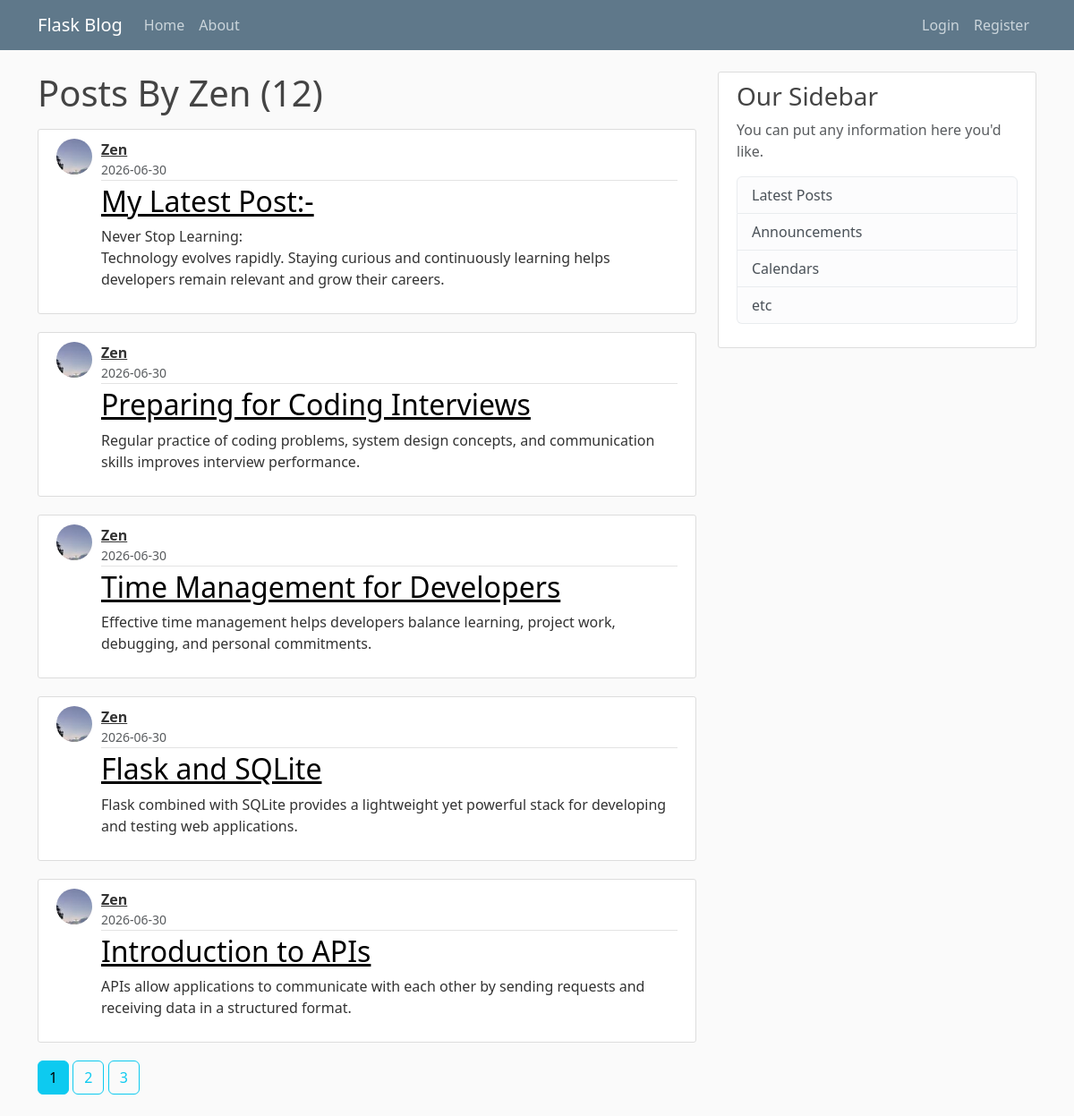
/user/Zen, run on the app's committed database.
### app/models.py (models this page shows, shortened)
class User(db.Model, UserMixin):
    id = db.Column(db.Integer, primary_key = True)
    username = db.Column(db.String(20), unique = True, nullable = False)
    email = db.Column(db.String(120), unique = True, nullable = False)
    image_file = db.Column(db.String(20), nullable = False, default = 'default.jpg')
    password = db.Column(db.String(60), nullable = False)
    posts = db.relationship('Post', backref = 'author', lazy = True)

class Post(db.Model):
    id = db.Column(db.Integer, primary_key = True)
    title = db.Column(db.String(100), nullable = False)
    date_posted = db.Column(db.DateTime, nullable = False, default = datetime.utcnow )
    content = db.Column(db.Text, nullable = False)
    user_id = db.Column(db.Integer, db.ForeignKey('user.id'), nullable=False)

### app/users/routes.py (the view)
@users.route("/user/<string:username>")
def user_posts(username):
    page = request.args.get('page', 1, type=int)
    user = User.query.filter_by(username=username).first_or_404()
    posts = Post.query.filter_by(author=user)\
        .order_by(Post.date_posted.desc())\
        .paginate(page=page, per_page=5)
    return render_template('user_posts.html', posts=posts, user=user)

### app/templates/user_posts.html
{% extends "layout.html"%}
{% block content %}
<h1 class = "mb-3"> Posts By {{  user.username  }} ({{ posts.total }})</h1>
{% for post in posts.items %}
<article class="media content-section">
    <img class="rounded-circle post-avatar"
         src="{{ url_for('static', filename='profile_pics/' + post.author.image_file) }}">
    <div class="media-body">
        <div class="article-metadata">
            <div class="author-block">
                <a class="author-name" href="{{ url_for('users.user_posts', username = post.author.username ) }}">{{ post.author.username }}</a>
                <small class="text-muted d-block">
                    {{ post.date_posted.strftime('%Y-%m-%d') }}
                </small>
            </div>
        </div>
        <h2 class="article-title" ><a href="{{ url_for('posts.post', post_id = post.id)}}">{{ post.title }}</a></h2>
        <p class="article-content">{{ post.content }}</p>
    </div>
</article>
{% endfor %}
{% for page_num in posts.iter_pages(left_edge=1, right_edge=1, left_current=1, right_current=2) %}
    {% if page_num %}
        {% if posts.page == page_num %}
            <a class="btn btn-info mb-4"
               href="{{ url_for('users.user_posts', username=user.username, page=page_num) }}">
               {{ page_num }}
            </a>
        {% else %}
            <a class="btn btn-outline-info mb-4"
               href="{{ url_for('users.user_posts', username=user.username, page=page_num) }}">
               {{ page_num }}
            </a>
        {% endif %}
    {% else %}
        ...
    {% endif %}
{% endfor %}
{% endblock content %}

### app/Static/main.css (style rules this page uses)
body { background: #fafafa; color: #333333; margin-top: 5rem; }
h1, h2, h3, h4, h5, h6 { color: #444444; }
.content-section { background: #ffffff; padding: 10px 20px; border: 1px solid #dddddd; border-radius: 3px; margin-bottom: 20px; }
.article-title a { color: black; }
.article-content { white-space: pre-line; }
.article-metadata { padding-bottom: 1px; margin-bottom: 4px; border-bottom: 1px solid #e3e3e3 }
.post-avatar { width: 40px; height: 40px; border-radius: 50%; object-fit: cover; margin-right: 10px; }
.article-metadata { padding-bottom: 1px; margin-bottom: 4px; border-bottom: 1px solid #e3e3e3; }
.author-block { display: flex; flex-direction: column; }
.author-name { font-weight: bold; color: #333; }
.media { display: flex; align-items: flex-start; }
.media-body { flex: 1; }

### data on the page
User: username "Zen"
Post: image_file (picture), author.username "Zen", date_posted "2026-06-30", title "My Latest Post:-", content "Never Stop Learning: Technology evolves rapidly. Staying curious and continuously learning helps developers remain relevant and grow their careers."
Post: image_file (picture), author.username "Zen", date_posted "2026-06-30", title "Preparing for Coding Interviews", content "Regular practice of coding problems, system design concepts, and communication skills improves interview performance."
Post: image_file (picture), author.username "Zen", date_posted "2026-06-30", title "Time Management for Developers", content "Effective time management helps developers balance learning, project work, debugging, and personal commitments."
Post: image_file (picture), author.username "Zen", date_posted "2026-06-30", title "Flask and SQLite", content "Flask combined with SQLite provides a lightweight yet powerful stack for developing and testing web applications."
Post: image_file (picture), author.username "Zen", date_posted "2026-06-30", title "Introduction to APIs", content "APIs allow applications to communicate with each other by sending requests and receiving data in a structured format."

### other printed values
{{ posts.total }} "12"
{{ page_num }} "1"
{{ page_num }} "2" "3"
